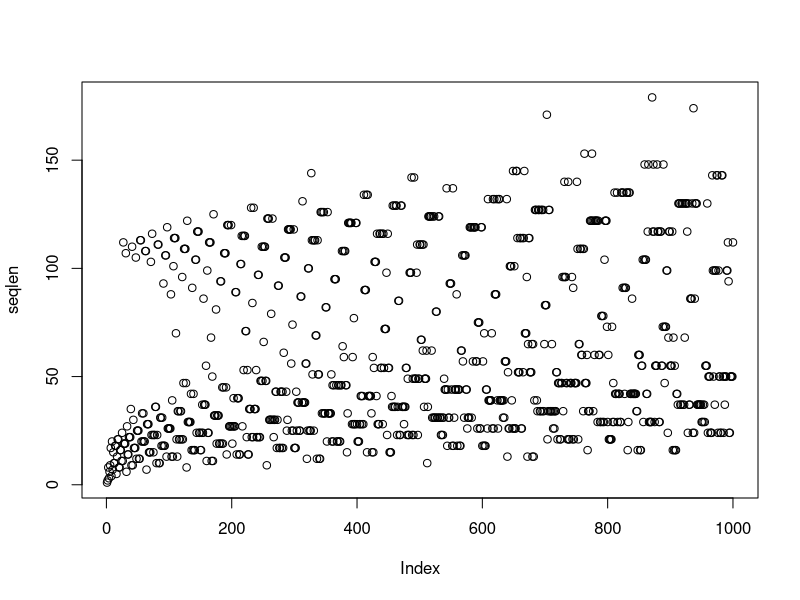
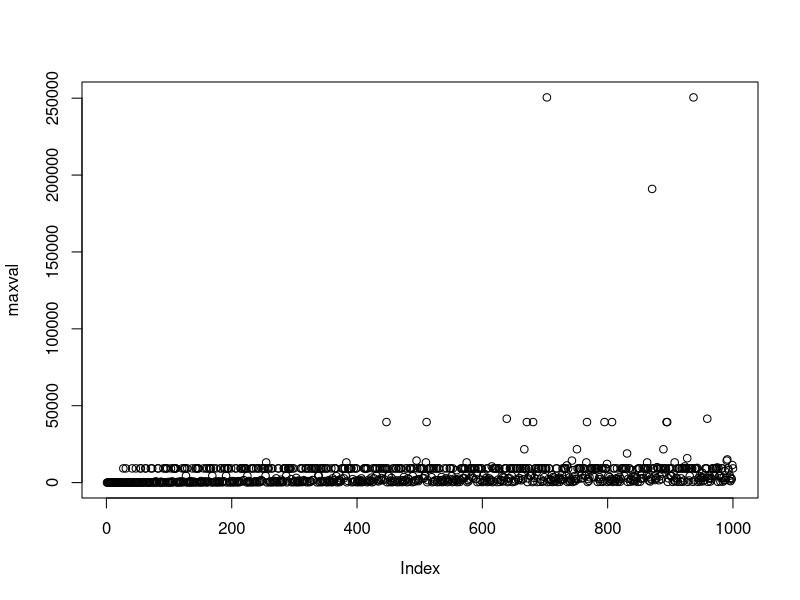

The R script that drew these images, in order:
seqlen<-c()
maxval<-c()
for (i in 1:1000) {
n<-i
counter<-1
p<-1
extramax<-0
while (n != 1) {
  if (n%%2==0) {
    n<-as.integer(n/2)
  } else {
    n<-as.integer(n*3+1)
  }
counter<-(counter+1)
if (p < n) {
p <- n
}
}
maxval<-append(maxval,p)
seqlen<-append(seqlen,counter)
}
png("seqlen.png")
plot(seqlen)
dev.off()
png("seqmax.png")
plot(maxval)
dev.off()